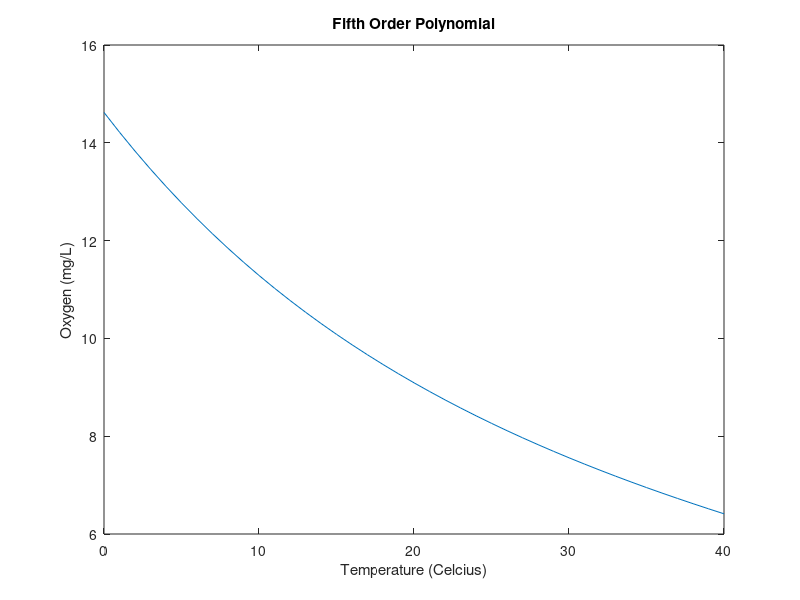
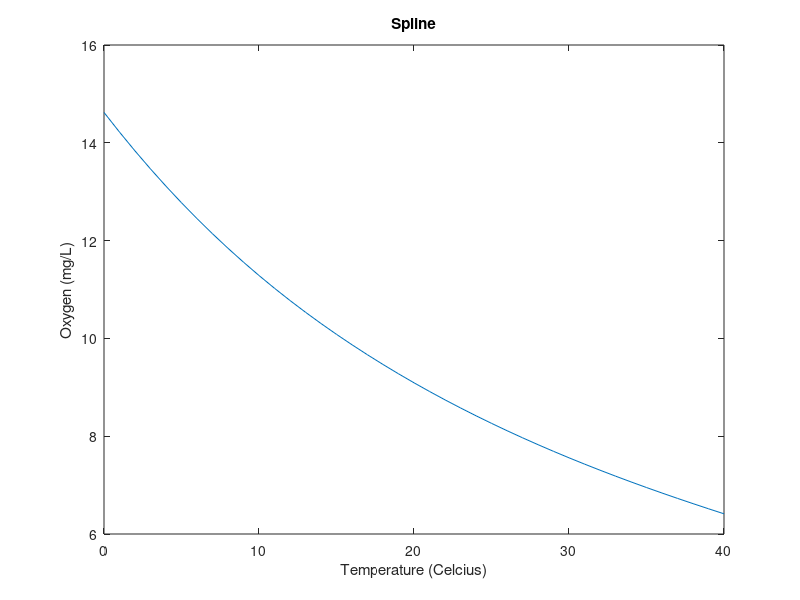
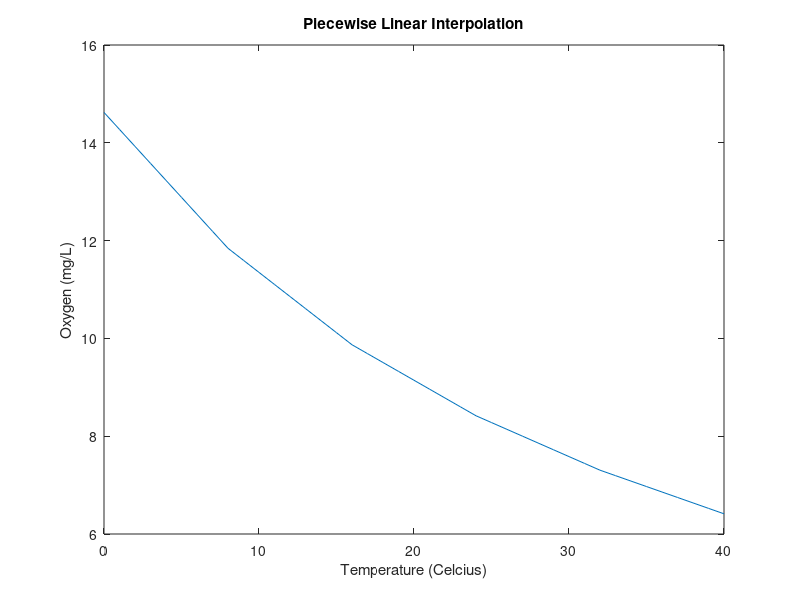

Reproduce these figures in MATLAB, in order.
% Interpolated graphs

clear 
clc

temperature = [0 8 16 24 32 40];
oxygen = [14.621 11.843 9.870 8.418 7.305 6.413];
interval = 0:40;

figure(1)
p = polyfit(temperature, oxygen, 5);
P = polyval(p, interval);
plot(interval, P)
title('Fifth Order Polynomial')
xlabel('Temperature (Celcius)')
ylabel('Oxygen (mg/L)')

figure(2)
s = spline(temperature, oxygen, interval);
plot(interval, s)
title('Spline')
xlabel('Temperature (Celcius)')
ylabel('Oxygen (mg/L)')

figure(3)
i = interp1(temperature, oxygen, interval);
plot(interval, i)
title('Piecewise Linear Interpolation')
xlabel('Temperature (Celcius)')
ylabel('Oxygen (mg/L)')

fprintf('The values for Oxygen(27) are...\n')
fprintf('Piecewise linear interpolation: %f\n', i(27))
fprintf('Fifth-order polynomial: %f\n', P(27))
fprintf('Spline: %f\n', s(27))